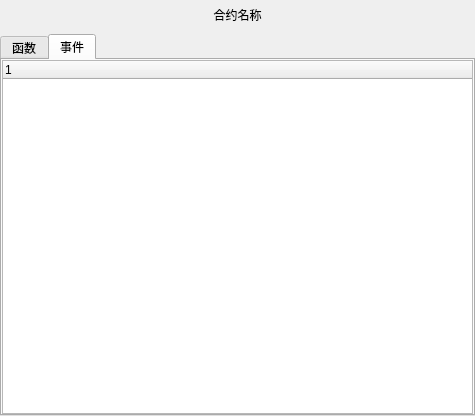
<?xml version="1.0" encoding="UTF-8"?>
<ui version="4.0">
 <class>InterfaceWidget</class>
 <widget class="QWidget" name="InterfaceWidget">
  <property name="geometry">
   <rect>
    <x>0</x>
    <y>0</y>
    <width>475</width>
    <height>416</height>
   </rect>
  </property>
  <property name="windowTitle">
   <string>Form</string>
  </property>
  <layout class="QVBoxLayout" name="verticalLayout_3">
   <property name="spacing">
    <number>10</number>
   </property>
   <property name="leftMargin">
    <number>0</number>
   </property>
   <property name="topMargin">
    <number>6</number>
   </property>
   <property name="rightMargin">
    <number>0</number>
   </property>
   <property name="bottomMargin">
    <number>0</number>
   </property>
   <item>
    <widget class="QLabel" name="title_Label">
     <property name="text">
      <string>合约名称</string>
     </property>
     <property name="alignment">
      <set>Qt::AlignCenter</set>
     </property>
    </widget>
   </item>
   <item>
    <widget class="QTabWidget" name="tabWidget">
     <property name="currentIndex">
      <number>1</number>
     </property>
     <widget class="QWidget" name="tab">
      <attribute name="title">
       <string>函数</string>
      </attribute>
      <layout class="QVBoxLayout" name="verticalLayout">
       <property name="spacing">
        <number>0</number>
       </property>
       <property name="leftMargin">
        <number>0</number>
       </property>
       <property name="topMargin">
        <number>0</number>
       </property>
       <property name="rightMargin">
        <number>0</number>
       </property>
       <property name="bottomMargin">
        <number>0</number>
       </property>
       <item>
        <widget class="QTreeWidget" name="treeWidget_function">
         <column>
          <property name="text">
           <string notr="true">1</string>
          </property>
         </column>
        </widget>
       </item>
      </layout>
     </widget>
     <widget class="QWidget" name="tab_2">
      <attribute name="title">
       <string>事件</string>
      </attribute>
      <layout class="QVBoxLayout" name="verticalLayout_2">
       <property name="spacing">
        <number>0</number>
       </property>
       <property name="leftMargin">
        <number>0</number>
       </property>
       <property name="topMargin">
        <number>0</number>
       </property>
       <property name="rightMargin">
        <number>0</number>
       </property>
       <property name="bottomMargin">
        <number>0</number>
       </property>
       <item>
        <widget class="QTreeWidget" name="treeWidget_event">
         <column>
          <property name="text">
           <string notr="true">1</string>
          </property>
         </column>
        </widget>
       </item>
      </layout>
     </widget>
    </widget>
   </item>
  </layout>
 </widget>
 <resources/>
 <connections/>
</ui>
